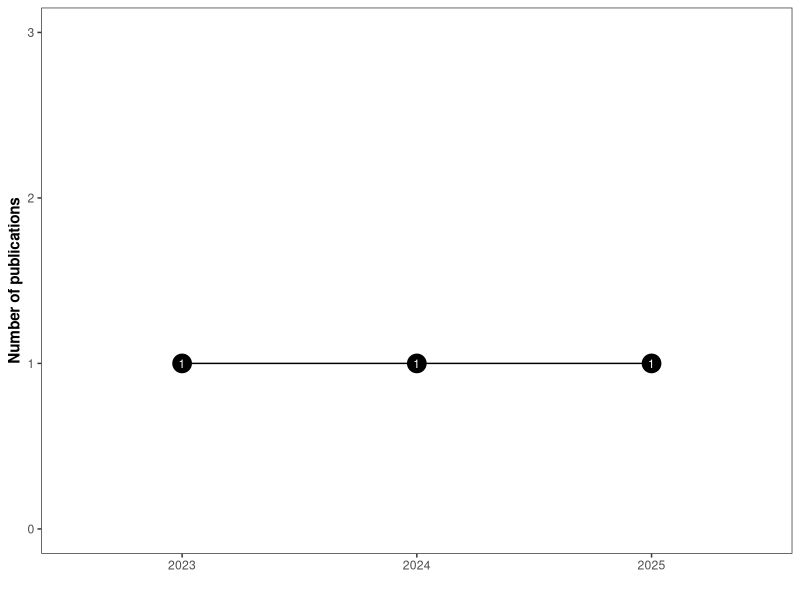

R code for this plot:
## ---- chunk 1

# Packages
library(readxl)
library(dplyr)
library(ggplot2)
library(knitr)
library(tidyverse)

## ---- chunk 2

# Chargement des données
pub_data <- read_excel("data/data.xlsx", sheet = "publications & communications", na = "NA") %>%
  filter(category %in% c("Article", "Master's internship")) %>%
  arrange(desc(year), desc(month))

icons_data <- read_excel("data/data.xlsx", sheet = "icons", na = "NA")

## ---- chunk 3

# Affichage des publications
for (cat in unique(pub_data$category)) {
  
  cat_data <- filter(pub_data, category == cat)
  icon_path <- icons_data %>% filter(category == cat) %>% pull(image) %>% first()
  
  if (is.na(icon_path)) icon_path <- "icons/default.ico"

  cat(
    "<div style='display: flex; align-items: center;'>",
    paste0("<img src='", icon_path, "' style='width: 50px; margin-right: 10px;'>"),
    "<h2 style='margin: 0;'>", cat, "</h2></div><br>"
  )

  for (i in 1:nrow(cat_data)) {
    
    row <- cat_data[i, ]
    cat(
      "<div style='display: flex; justify-content: space-between; align-items: center;'>",
      "<div style='width: 95%; text-align: justify;'>",
      "<strong>", row$title, "</strong>", paste0("(", row$year, "). "),
      if (!is.na(row$journal)) paste0("<em>", row$journal, if (!is.na(row$journal_ref)) paste0(", ", row$journal_ref), "</em>. ") else "",
      if (!is.na(row$doi)) paste0("<a href='", row$doi, "' target='_blank'>", row$doi, "</a>. "),
      if (!is.na(row$filename) & !is.na(row$icons)) paste0(
        "<a href='", row$filename, "' target='_blank'><img src='", row$icons, "' style='width: 18px; vertical-align: top;' title='File'></a>"
      ),
      if (!is.na(row$preprint) & !is.na(row$preprint)) paste0(
        "<a href='", row$preprint, "' target='_blank'><img src='multimedia/preprint.ico' style='width: 22px; vertical-align: top;' title='File'></a>"
      ),
      "</div></div><br>"
    )
    
  }
}

## ---- chunk 4

# Graphique publications par année
plot_data <- pub_data %>%
  count(year) %>%
  arrange(desc(year))

# Détermination du nombre maximal de publications 
max_n <- max(plot_data$n, na.rm = TRUE)

# Création du graphique
ggplot(plot_data, aes(x = as.factor(year), y = n)) +
  geom_line(group = 1, color = "black") +
  geom_point(size = 6, color = "black") +
  geom_text(aes(label = n), color = "white", size = 3, vjust = 0.5) +
  labs(x = "", y = "Number of publications") +
  theme_test() +
  theme(axis.title.y = element_text(face = "bold")) +
  scale_y_continuous(limits = c(0, max_n + 2))

